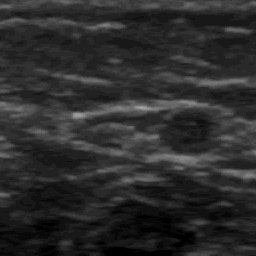
#> input picture image-test/testing1.jpg, 256 x 256 px; its folder holds only this picture in this run
$ python -i filtering.py   (imports and definitions only)   (older library calls are emulated)
#> lines starting #> are read from the running program, lines starting #| are printed output that depends on the picture
import os
from os import listdir
import cv2
import numpy as np
from natsort import natsorted, ns
import glob
import matplotlib.pyplot as plt
from skimage import io
from skimage import color
from scipy import ndimage, misc
from skimage import exposure
from scipy.ndimage import gaussian_filter
#from subject_filter_list import *


def Filtering(img, **subject_dict):
	croppedimg = img[:,100:570]#frame[20:400,50:430]
	imggray = cv2.cvtColor(croppedimg, cv2.COLOR_BGR2GRAY)
	img_gaussian = gaussian_filter(imggray, sigma = subject_dict['sigma_'])
	rescale = exposure.rescale_intensity(img_gaussian, in_range=subject_dict['in_range_'])
	img_histeq = exposure.equalize_hist(rescale)
	img_median = ndimage.median_filter(img_histeq, size=subject_dict['size_'])
	saveimage = cv2.normalize(	src=img_median,
								dst=None,
								alpha=0,
								beta=255,
								norm_type=cv2.NORM_MINMAX,
								dtype=cv2.CV_8U)
	#ret, thresh = cv2.threshold(saveimage, 55, 255, cv2.THRESH_BINARY_INV)
	return saveimage

filter_60 = dict(sigma_=2,
				in_range_=(10,100),
				size_=20)
filter_80 = dict(sigma_=2,
				in_range_=(50,100),
				size_=20)
filter_98 = dict(	sigma_=2,
				in_range_=(60,100),
				size_=15)

>>> import cv2
>>> picture = cv2.imread('image-test/testing1.jpg')
#> picture is the input picture: shape (256, 256, 3); mean B, G, R 44, 44, 44
>>> result = Filtering(picture)
#> in Filtering, `croppedimg = img[:,100:570]#frame[20:400,50:430]`:
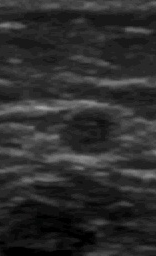
#> croppedimg: shape (256, 156, 3); mean B, G, R 44.8, 44.8, 44.8
#> (the run stopped early here; a loop or call above may not have finished)

$ run again, on image-test/testing2.jpg
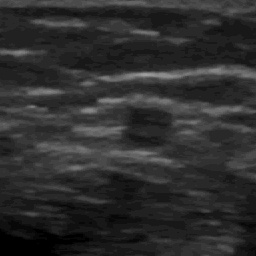
#> input picture image-test/testing2.jpg, 256 x 256 px
#> picture is the input picture: shape (256, 256, 3); min 0, max 163, mean 45.8
#> in Filtering, `croppedimg = img[:,100:570]#frame[20:400,50:430]`:
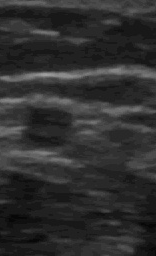
#> croppedimg: shape (256, 156, 3); min 5, max 163, mean 46.8

$ run again, on image-test/testing3.jpg
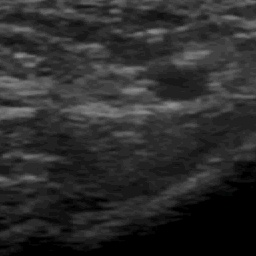
#> input picture image-test/testing3.jpg, 256 x 256 px
#> picture is the input picture: shape (256, 256, 3); mean B, G, R 43.9, 43.9, 43.9
#> in Filtering, `croppedimg = img[:,100:570]#frame[20:400,50:430]`:
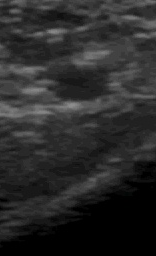
#> croppedimg: shape (256, 156, 3); mean B, G, R 42.1, 42.1, 42.1
